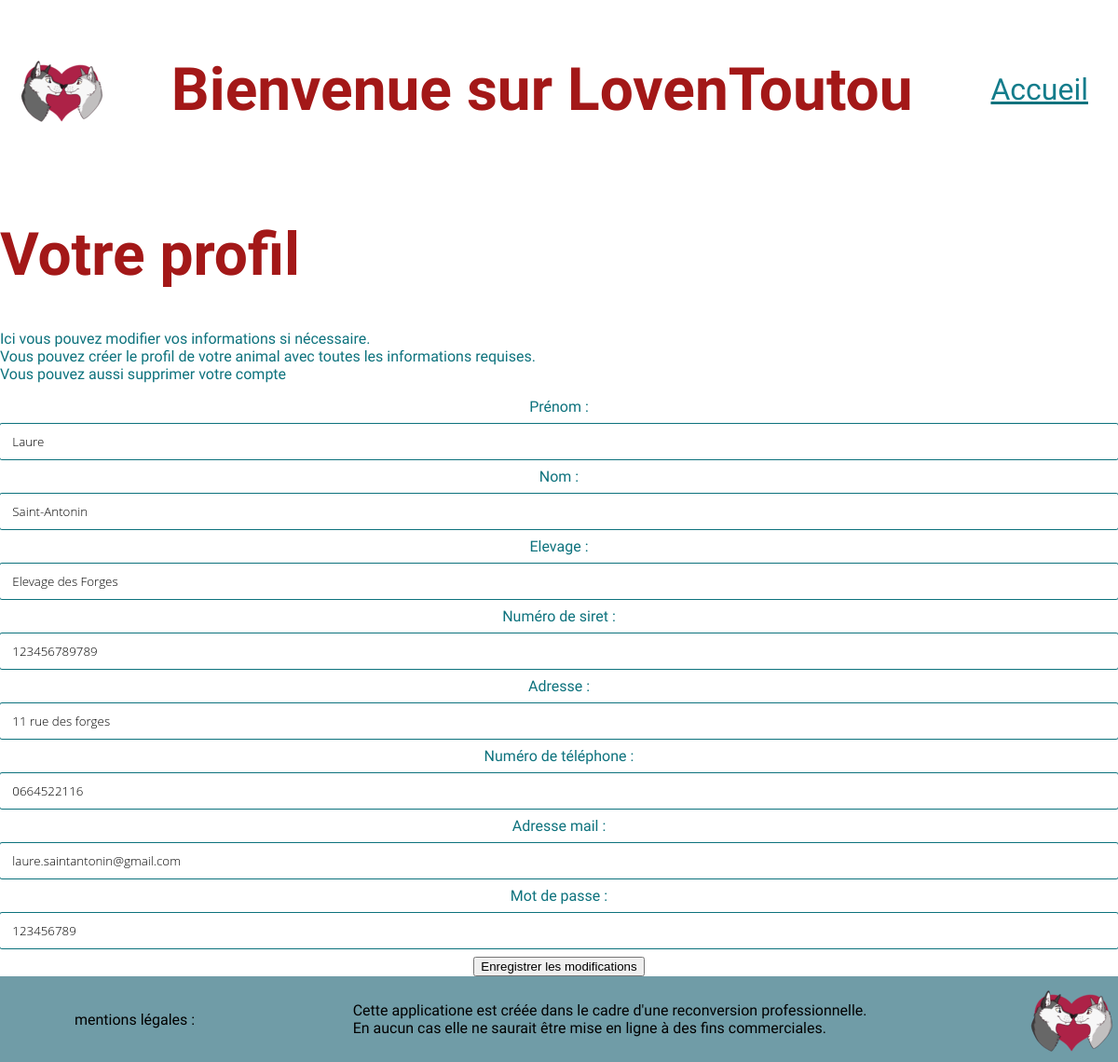
The app's page /edit_profile/ (signed in), older data.
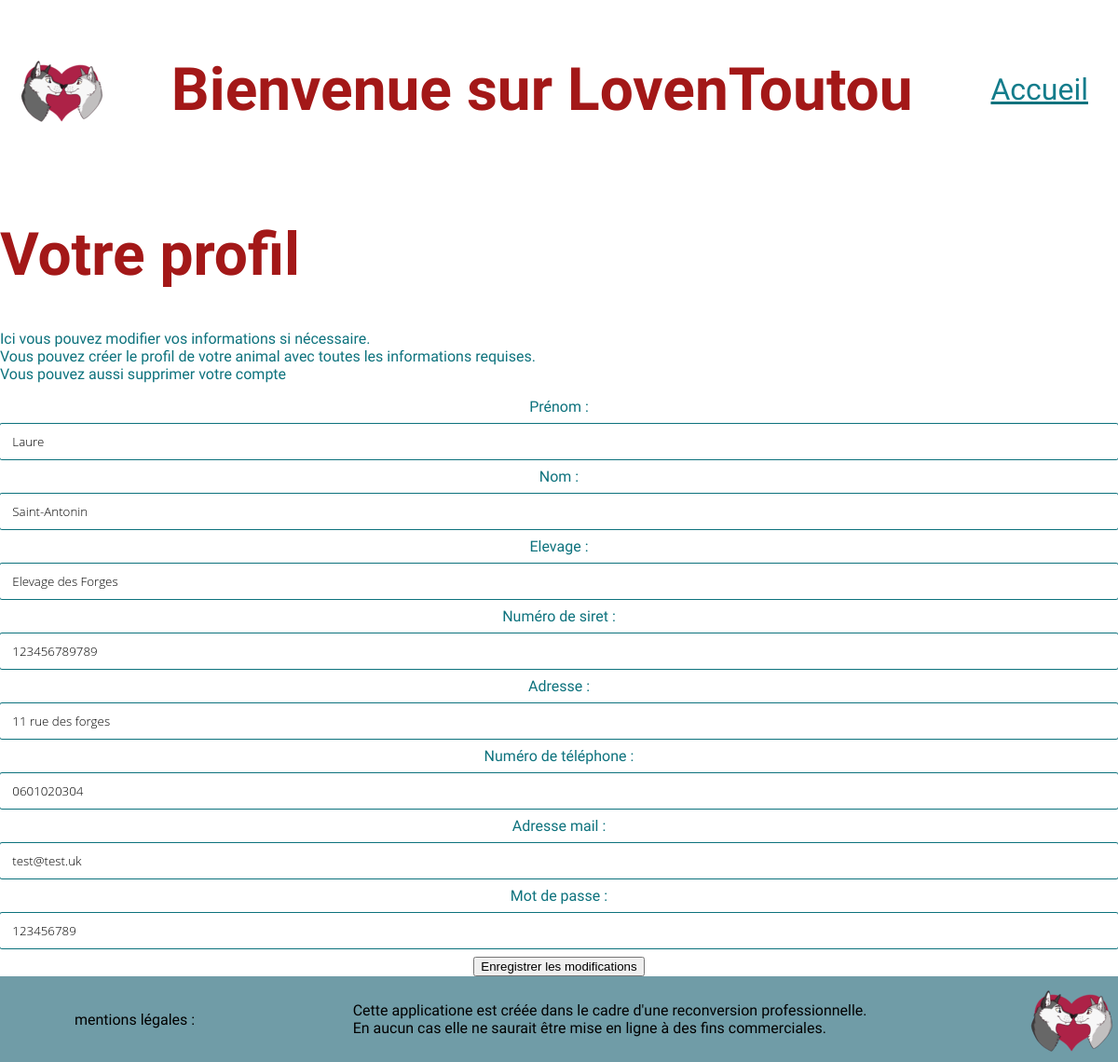
The same page, newer data.
### loventoutou/models.py (models this page shows, shortened)
class Owner(AbstractBaseUser):
    first_name = models.CharField('prénom', max_length=50)
    last_name = models.CharField('nom', max_length=50)
    breeding_name = models.CharField('elevage', max_length=70, default=None, blank=False, null=False)
    siret_number = models.PositiveBigIntegerField('numéro de siret', default=None, blank=False, null=False)
    complete_address = models.CharField('adresse', max_length=250, blank=False)
    phone_regex = RegexValidator(
        regex=r'^\d{10}$',  # Exemple : 1234567890 (10 chiffres)
        message="Le numéro de téléphone doit contenir 10 chiffres."
    )
    phone_number = models.CharField('numéro de téléphone',
        validators=[phone_regex],
        max_length=10,
        blank=False,  # Le champ doit contenir un numéro
    )
    mail_owner = models.CharField('adresse mail',
        max_length=255,
        validators=[EmailValidator()],
        blank=False,
        default=None,
        unique=True
    )
    password = models.CharField('mot de passe', max_length=128, default=None)
    is_active = models.BooleanField(default=True)
    is_staff = models.BooleanField(default=False)
    objects = OwnerManager()
    USERNAME_FIELD = 'mail_owner'
    REQUIRED_FIELDS = ['first_name', 'last_name', 'breeding_name', 'siret_number', 'complete_address ', 'phone_number']

### loventoutou/views.py (the view)
# urls.py: path('edit_profile/', views.edit_profile, name='edit_profile'),
@login_required
def edit_profile(request):
    user = request.user
    if request.method =='POST':
        form = OwnerForm(request.POST, instance=user)
        if form.is_valid():
            form.save()
            return redirect('/profil')
    else:
        form = OwnerForm(instance=user)
        return render(request, 'loventoutou/edit_profile.html', {'form': form})

### loventoutou/forms.py
class OwnerForm(ModelForm):
    class Meta:
        model = Owner
        fields = ["first_name", "last_name", "breeding_name", "siret_number", "complete_address", "phone_number", "mail_owner", "password"]

### loventoutou/templates/loventoutou/edit_profile.html (shortened to what this page needs)
<!DOCTYPE html>
<html lang="fr">
	<head>
		<link rel="stylesheet" href="../../static/CSS/index.css" />
	</head>
	<body>
		<header>
			<img src="../../static/logo/tinderToutouLogo_v3.5.png" alt="logo" />
			<h1><strong>Bienvenue sur LovenToutou</strong></h1>
			<nav class="topnav">
				<a onclick="window.location.href = '/';">Accueil</a>
			</nav>
		</header>
		<main>
			<h1>Votre profil</h1>
			<p>
				Ici vous pouvez modifier vos informations si nécessaire. <br />
				Vous pouvez créer le profil de votre animal avec toutes les informations
				requises. <br />
				Vous pouvez aussi supprimer votre compte
			</p>
			<form method="post">
				{% csrf_token %} {{ form.as_table }}
				<button type="submit">Enregistrer les modifications</button>
			</form>
		</main>
		<footer>
			<p class="p5">mentions légales :</p>
			<p>
				Cette applicatione est créée dans le cadre d'une reconversion
				professionnelle. <br />
				En aucun cas elle ne saurait être mise en ligne à des fins commerciales.
			</p>
			<img src="../../static/logo/tinderToutouLogo_v3.5.png" alt="logo" />
		</footer>
	</body>
</html>

Row changes from the older to the newer data that the page shows:
changed Owner "Laure": phone_number "0664522116" → "0601020304"; mail_owner "laure.saintantonin@gmail.com" → "test@test.uk"
